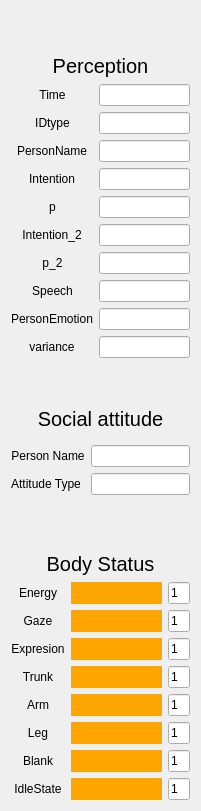
   <widget class="QWidget" name="verticalLayoutWidget_8">
    <property name="geometry">
     <rect>
      <x>10</x>
      <y>10</y>
      <width>195</width>
      <height>811</height>
     </rect>
    </property>
    <layout class="QVBoxLayout" name="verticalLayout_12">
     <item>
      <widget class="QLabel" name="label_36">
       <property name="font">
        <font>
         <pointsize>15</pointsize>
        </font>
       </property>
       <property name="text">
        <string>Perception</string>
       </property>
       <property name="alignment">
        <set>Qt::AlignBottom|Qt::AlignHCenter</set>
       </property>
      </widget>
     </item>
     <item>
      <layout class="QFormLayout" name="formLayout_5">
       <property name="fieldGrowthPolicy">
        <enum>QFormLayout::FieldsStayAtSizeHint</enum>
       </property>
       <property name="labelAlignment">
        <set>Qt::AlignCenter</set>
       </property>
       <property name="formAlignment">
        <set>Qt::AlignCenter</set>
       </property>
       <item row="0" column="0">
        <widget class="QLabel" name="label_28">
         <property name="text">
          <string>Time</string>
         </property>
         <property name="alignment">
          <set>Qt::AlignCenter</set>
         </property>
        </widget>
       </item>
       <item row="0" column="1">
        <widget class="QLineEdit" name="lineEdit_per_time">
         <property name="text">
          <string/>
         </property>
        </widget>
       </item>
       <item row="1" column="0">
        <widget class="QLabel" name="label_29">
         <property name="text">
          <string>IDtype</string>
         </property>
         <property name="alignment">
          <set>Qt::AlignCenter</set>
         </property>
        </widget>
       </item>
       <item row="1" column="1">
        <widget class="QLineEdit" name="lineEdit_per_person">
         <property name="text">
          <string/>
         </property>
        </widget>
       </item>
       <item row="2" column="0">
        <widget class="QLabel" name="label_34">
         <property name="text">
          <string>PersonName</string>
         </property>
         <property name="alignment">
          <set>Qt::AlignCenter</set>
         </property>
        </widget>
       </item>
       <item row="2" column="1">
        <widget class="QLineEdit" name="lineEdit_per_person_name">
         <property name="text">
          <string/>
         </property>
        </widget>
       </item>
       <item row="3" column="0">
        <widget class="QLabel" name="label_30">
         <property name="text">
          <string>Intention</string>
         </property>
         <property name="alignment">
          <set>Qt::AlignCenter</set>
         </property>
        </widget>
       </item>
       <item row="3" column="1">
        <widget class="QLineEdit" name="lineEdit_per_intention">
         <property name="text">
          <string/>
         </property>
        </widget>
       </item>
       <item row="4" column="0">
        <widget class="QLabel" name="label_31">
         <property name="text">
          <string>p</string>
         </property>
         <property name="alignment">
          <set>Qt::AlignCenter</set>
         </property>
        </widget>
       </item>
       <item row="4" column="1">
        <widget class="QLineEdit" name="lineEdit_per_p">
         <property name="text">
          <string/>
         </property>
        </widget>
       </item>
       <item row="5" column="0">
        <widget class="QLabel" name="label_75">
         <property name="text">
          <string>Intention_2</string>
         </property>
         <property name="alignment">
          <set>Qt::AlignCenter</set>
         </property>
        </widget>
       </item>
       <item row="5" column="1">
        <widget class="QLineEdit" name="lineEdit_per_intention_2">
         <property name="text">
          <string/>
         </property>
        </widget>
       </item>
       <item row="6" column="0">
        <widget class="QLabel" name="label_76">
         <property name="text">
          <string>p_2</string>
         </property>
         <property name="alignment">
          <set>Qt::AlignCenter</set>
         </property>
        </widget>
       </item>
       <item row="6" column="1">
        <widget class="QLineEdit" name="lineEdit_per_p_2">
         <property name="text">
          <string/>
         </property>
        </widget>
       </item>
       <item row="7" column="0">
        <widget class="QLabel" name="label_32">
         <property name="contextMenuPolicy">
          <enum>Qt::ActionsContextMenu</enum>
         </property>
         <property name="text">
          <string>Speech</string>
         </property>
         <property name="alignment">
          <set>Qt::AlignCenter</set>
         </property>
        </widget>
       </item>
       <item row="7" column="1">
        <widget class="QLineEdit" name="lineEdit_per_speech">
         <property name="text">
          <string/>
         </property>
        </widget>
       </item>
       <item row="8" column="0">
        <widget class="QLabel" name="label_33">
         <property name="contextMenuPolicy">
          <enum>Qt::ActionsContextMenu</enum>
         </property>
         <property name="text">
          <string>PersonEmotion</string>
         </property>
         <property name="alignment">
          <set>Qt::AlignCenter</set>
         </property>
        </widget>
       </item>
       <item row="8" column="1">
        <widget class="QLineEdit" name="lineEdit_per_personEmotion">
         <property name="text">
          <string/>
         </property>
        </widget>
       </item>
       <item row="9" column="0">
        <widget class="QLabel" name="label_77">
         <property name="contextMenuPolicy">
          <enum>Qt::ActionsContextMenu</enum>
         </property>
         <property name="text">
          <string>variance</string>
         </property>
         <property name="alignment">
          <set>Qt::AlignCenter</set>
         </property>
        </widget>
       </item>
       <item row="9" column="1">
        <widget class="QLineEdit" name="lineEdit_per_var">
         <property name="text">
          <string/>
         </property>
        </widget>
       </item>
      </layout>
     </item>
     <item>
      <widget class="QLabel" name="label_37">
       <property name="font">
        <font>
         <pointsize>15</pointsize>
        </font>
       </property>
       <property name="text">
        <string>Social attitude</string>
       </property>
       <property name="alignment">
        <set>Qt::AlignBottom|Qt::AlignHCenter</set>
       </property>
      </widget>
     </item>
     <item>
      <layout class="QFormLayout" name="formLayout_6">
       <property name="formAlignment">
        <set>Qt::AlignCenter</set>
       </property>
       <item row="0" column="0">
        <widget class="QLabel" name="label_44">
         <property name="text">
          <string>Person Name</string>
         </property>
         <property name="alignment">
          <set>Qt::AlignCenter</set>
         </property>
        </widget>
       </item>
       <item row="0" column="1">
        <widget class="QLineEdit" name="lineEdit_attitude_person_name">
         <property name="text">
          <string/>
         </property>
        </widget>
       </item>
       <item row="1" column="0">
        <widget class="QLabel" name="label_35">
         <property name="text">
          <string>Attitude Type</string>
         </property>
         <property name="alignment">
          <set>Qt::AlignCenter</set>
         </property>
        </widget>
       </item>
       <item row="1" column="1">
        <widget class="QLineEdit" name="lineEdit_attitude_attitude">
         <property name="text">
          <string/>
         </property>
        </widget>
       </item>
      </layout>
     </item>
     <item>
      <widget class="QLabel" name="label_18">
       <property name="font">
        <font>
         <pointsize>15</pointsize>
        </font>
       </property>
       <property name="text">
        <string>Body Status</string>
       </property>
       <property name="alignment">
        <set>Qt::AlignBottom|Qt::AlignHCenter</set>
       </property>
      </widget>
     </item>
     <item>
      <layout class="QGridLayout" name="gridLayout_3" columnstretch="1,3,1">
       <property name="sizeConstraint">
        <enum>QLayout::SetMinimumSize</enum>
       </property>
       <item row="4" column="2">
        <widget class="QLineEdit" name="lineEdit_body5">
         <property name="text">
          <string>1</string>
         </property>
        </widget>
       </item>
       <item row="0" column="2">
        <widget class="QLineEdit" name="lineEdit_body1">
         <property name="text">
          <string>1</string>
         </property>
        </widget>
       </item>
       <item row="3" column="1">
        <widget class="QProgressBar" name="progressBar_body4">
         <property name="styleSheet">
          <string notr="true">QProgressBar::chunk{background:orange}</string>
         </property>
         <property name="value">
          <number>100</number>
         </property>
         <property name="textVisible">
          <bool>false</bool>
         </property>
        </widget>
       </item>
       <item row="5" column="1">
        <widget class="QProgressBar" name="progressBar_body6">
         <property name="styleSheet">
          <string notr="true">QProgressBar::chunk{background:orange}</string>
         </property>
         <property name="value">
          <number>100</number>
         </property>
         <property name="textVisible">
          <bool>false</bool>
         </property>
        </widget>
       </item>
       <item row="6" column="1">
        <widget class="QProgressBar" name="progressBar_body7">
         <property name="styleSheet">
          <string notr="true">QProgressBar::chunk{background:orange}</string>
         </property>
         <property name="value">
          <number>100</number>
         </property>
         <property name="textVisible">
          <bool>false</bool>
         </property>
        </widget>
       </item>
       <item row="5" column="2">
        <widget class="QLineEdit" name="lineEdit_body6">
         <property name="text">
          <string>1</string>
         </property>
        </widget>
       </item>
       <item row="7" column="1">
        <widget class="QProgressBar" name="progressBar_body8_atwork">
         <property name="styleSheet">
          <string notr="true">QProgressBar::chunk{background:orange}</string>
         </property>
         <property name="value">
          <number>100</number>
         </property>
         <property name="textVisible">
          <bool>false</bool>
         </property>
        </widget>
       </item>
       <item row="3" column="2">
        <widget class="QLineEdit" name="lineEdit_body4">
         <property name="text">
          <string>1</string>
         </property>
        </widget>
       </item>
       <item row="0" column="1">
        <widget class="QProgressBar" name="progressBar_body1">
         <property name="maximumSize">
          <size>
           <width>1400</width>
           <height>16777215</height>
          </size>
         </property>
         <property name="styleSheet">
          <string notr="true">QProgressBar::chunk{background:orange}</string>
         </property>
         <property name="value">
          <number>100</number>
         </property>
         <property name="textVisible">
          <bool>false</bool>
         </property>
        </widget>
       </item>
       <item row="1" column="2">
        <widget class="QLineEdit" name="lineEdit_body2">
         <property name="text">
          <string>1</string>
         </property>
        </widget>
       </item>
       <item row="1" column="1">
        <widget class="QProgressBar" name="progressBar_body2">
         <property name="styleSheet">
          <string notr="true">QProgressBar::chunk{background:orange}</string>
         </property>
         <property name="value">
          <number>100</number>
         </property>
         <property name="textVisible">
          <bool>false</bool>
         </property>
        </widget>
       </item>
       <item row="4" column="1">
        <widget class="QProgressBar" name="progressBar_body5">
         <property name="styleSheet">
          <string notr="true">QProgressBar::chunk{background:orange}</string>
         </property>
         <property name="value">
          <number>100</number>
         </property>
         <property name="textVisible">
          <bool>false</bool>
         </property>
        </widget>
       </item>
       <item row="6" column="2">
        <widget class="QLineEdit" name="lineEdit_body7">
         <property name="text">
          <string>1</string>
         </property>
        </widget>
       </item>
       <item row="2" column="1">
        <widget class="QProgressBar" name="progressBar_body3">
         <property name="styleSheet">
          <string notr="true">QProgressBar::chunk{background:orange}</string>
         </property>
         <property name="value">
          <number>100</number>
         </property>
         <property name="textVisible">
          <bool>false</bool>
         </property>
        </widget>
       </item>
       <item row="2" column="2">
        <widget class="QLineEdit" name="lineEdit_body3">
         <property name="text">
          <string>1</string>
         </property>
        </widget>
       </item>
       <item row="7" column="2">
        <widget class="QLineEdit" name="lineEdit_body8">
         <property name="text">
          <string>1</string>
         </property>
        </widget>
       </item>
       <item row="0" column="0">
        <widget class="QLabel" name="label_43">
         <property name="text">
          <string>Energy</string>
         </property>
         <property name="alignment">
          <set>Qt::AlignCenter</set>
         </property>
        </widget>
       </item>
       <item row="1" column="0">
        <widget class="QLabel" name="label_49">
         <property name="text">
          <string>Gaze</string>
         </property>
         <property name="alignment">
          <set>Qt::AlignCenter</set>
         </property>
        </widget>
       </item>
       <item row="2" column="0">
        <widget class="QLabel" name="label_50">
         <property name="text">
          <string>Expresion</string>
         </property>
         <property name="alignment">
          <set>Qt::AlignCenter</set>
         </property>
        </widget>
       </item>
       <item row="3" column="0">
        <widget class="QLabel" name="label_51">
         <property name="text">
          <string>Trunk</string>
         </property>
         <property name="alignment">
          <set>Qt::AlignCenter</set>
         </property>
        </widget>
       </item>
       <item row="4" column="0">
        <widget class="QLabel" name="label_52">
         <property name="contextMenuPolicy">
          <enum>Qt::ActionsContextMenu</enum>
         </property>
         <property name="text">
          <string>Arm</string>
         </property>
         <property name="alignment">
          <set>Qt::AlignCenter</set>
         </property>
        </widget>
       </item>
       <item row="5" column="0">
        <widget class="QLabel" name="label_53">
         <property name="contextMenuPolicy">
          <enum>Qt::ActionsContextMenu</enum>
         </property>
         <property name="text">
          <string>Leg</string>
         </property>
         <property name="alignment">
          <set>Qt::AlignCenter</set>
         </property>
        </widget>
       </item>
       <item row="6" column="0">
        <widget class="QLabel" name="label_54">
         <property name="contextMenuPolicy">
          <enum>Qt::ActionsContextMenu</enum>
         </property>
         <property name="text">
          <string>Blank</string>
         </property>
         <property name="alignment">
          <set>Qt::AlignCenter</set>
         </property>
        </widget>
       </item>
       <item row="7" column="0">
        <widget class="QLabel" name="label_55">
         <property name="contextMenuPolicy">
          <enum>Qt::ActionsContextMenu</enum>
         </property>
         <property name="text">
          <string>IdleState</string>
         </property>
         <property name="alignment">
          <set>Qt::AlignCenter</set>
         </property>
        </widget>
       </item>
      </layout>
     </item>
    </layout>
   </widget>
